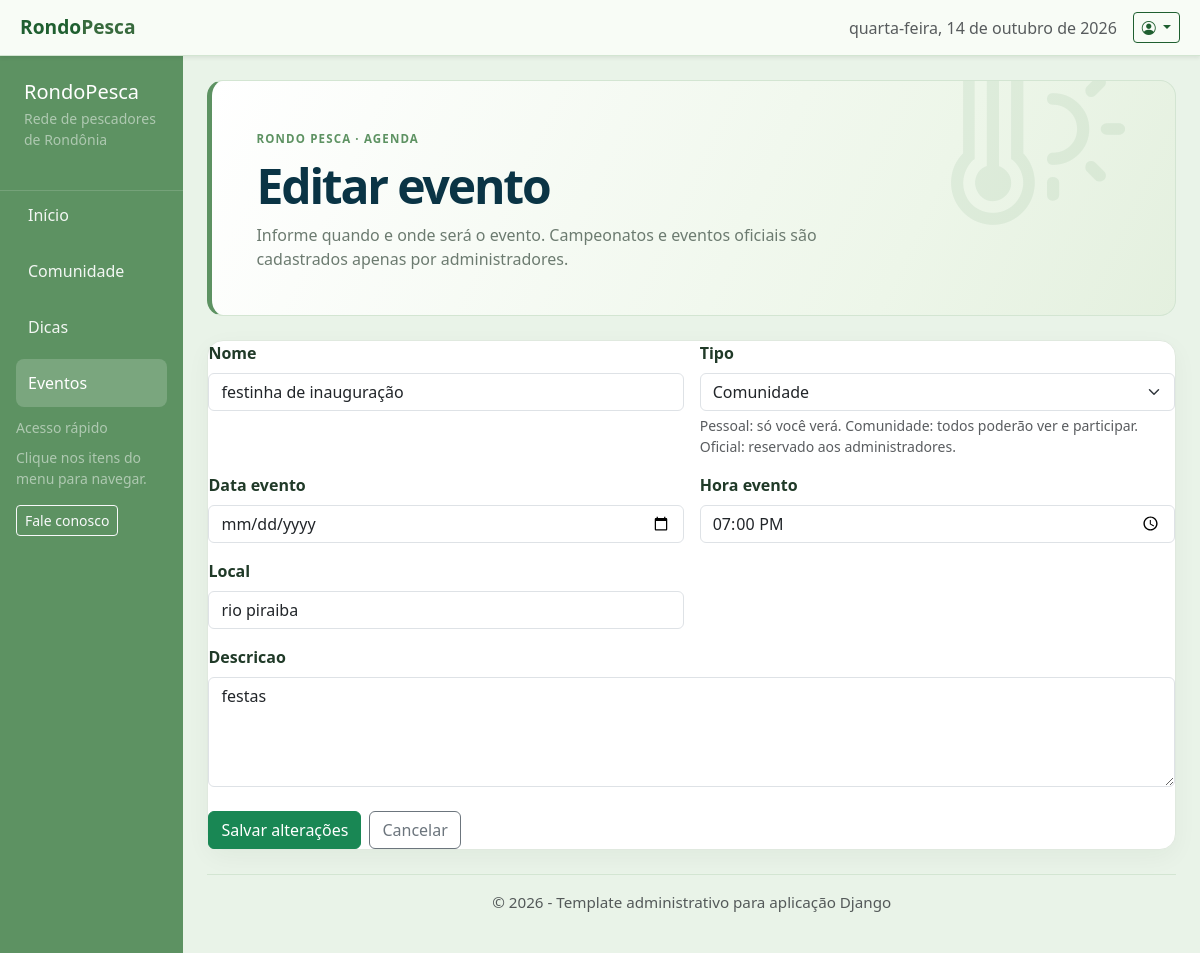
Page /comunidade/eventos/1/editar/ (signed in) on the committed database.
### forum/models.py (models this page shows, shortened)
class EventoAgenda(models.Model):
    TIPO_PESSOAL = 'pessoal'
    TIPO_COMUNIDADE = 'comunidade'
    TIPO_OFICIAL = 'oficial'
    TIPOS_PUBLICOS = [TIPO_COMUNIDADE, TIPO_OFICIAL]
    TIPOS = [
        (TIPO_PESSOAL, 'Pessoal'),
        (TIPO_COMUNIDADE, 'Comunidade'),
        (TIPO_OFICIAL, 'Oficial'),
    ]
    nome = models.CharField(max_length=100)
    data_evento = models.DateField()
    hora_evento = models.TimeField(blank=True, null=True)
    local = models.CharField(max_length=150, blank=True)
    descricao = models.TextField(max_length=5000, blank=True)
    tipo = models.CharField(max_length=20, choices=TIPOS, default=TIPO_PESSOAL)
    organizador = models.ForeignKey(
        settings.AUTH_USER_MODEL,
        on_delete=models.CASCADE,
        related_name='eventos_agenda_criados',
    )
    participantes = models.ManyToManyField(
        settings.AUTH_USER_MODEL,
        blank=True,
        related_name='eventos_agenda_participando',
    )
    class Meta:
        verbose_name = 'Evento da agenda'
        verbose_name_plural = 'Eventos da agenda'
        ordering = ['data_evento', 'hora_evento', 'nome']

### forum/views.py (the view)
# urls.py: path('eventos/<int:evento_id>/editar/', views.editar_evento, name='editar_evento'),
@login_required(login_url='login')
def editar_evento(request, evento_id):
    evento = get_object_or_404(EventoAgenda, pk=evento_id, organizador=request.user)
    if request.method == 'POST':
        form = EventoAgendaForm(
            request.POST,
            instance=evento,
            usuario=request.user,
        )
        if form.is_valid():
            evento = form.save()
            if evento.tipo in EventoAgenda.TIPOS_PUBLICOS:
                evento.participantes.add(request.user)
            else:
                evento.participantes.clear()
            messages.success(request, 'Seu evento foi atualizado.')
            return redirect('eventos')
    elif request.method == 'GET':
        form = EventoAgendaForm(instance=evento, usuario=request.user)
    else:
        return HttpResponseNotAllowed(['GET', 'POST'])
    return render(request, 'eventos/formulario.html', {
        'form': form,
        'evento': evento,
        'titulo': 'Editar evento',
        'botao': 'Salvar alterações',
    })

### forum/templates/eventos/formulario.html (shortened to what this page needs)
{% extends "base.html" %}
{% block content %}
<section class="community-page">
    <header class="community-hero mb-4">
        <span class="community-kicker">RONDO PESCA · AGENDA</span>
        <h1 class="mt-2 mb-2">{{ titulo }}</h1>
        <p class="mb-0">Informe quando e onde será o evento. Campeonatos e eventos oficiais são cadastrados apenas por administradores.</p>
    </header>
    <div class="community-card">
        <form method="post" novalidate>
            <div class="row g-3">
                {% for field in form %}
                <div class="{% if field.name == 'descricao' %}col-12{% else %}col-12 col-md-6{% endif %}">
                    <label class="form-label fw-semibold" for="{{ field.id_for_label }}">{{ field.label }}</label>
                    {{ field }}
                    {% if field.name == 'tipo' %}
                    <div class="form-text">Pessoal: só você verá. Comunidade: todos poderão ver e participar. Oficial: reservado aos administradores.</div>
                    {% endif %}
                </div>
                {% endfor %}
            </div>
            <div class="d-flex flex-wrap gap-2 mt-4">
                <button class="btn btn-success" type="submit">{{ botao }}</button>
                <a class="btn btn-outline-secondary" href="{% url 'eventos' %}">Cancelar</a>
            </div>
        </form>
    </div>
</section>
{% endblock %}

### static/css/base/base.css (style rules this page uses)
* { box-sizing: border-box; }
body { margin: 0; font-family: "Segoe UI", Tahoma, Geneva, Verdana, sans-serif; background: #e9f3e8; color: #203a28; }
.community-page { --community-green: #5d9262; --community-deep: #0a3445; --community-ink: #203a28; --community-muted: #6c7b70; max-width: 1320px; margin: 0 auto; color: var(--community-ink); }
.community-hero { position: relative; overflow: hidden; border: 1px solid #d3e5d2; border-left: 5px solid var(--community-green); border-radius: 1rem; background: linear-gradient(115deg, #fff 0%, #edf6e9 72%, #e4f0df 100%); padding: clamp(1.5rem, 4vw, 2.75rem); }
.community-hero::after { position: absolute; top: -3rem; right: 2rem; color: rgba(93, 146, 98, 0.1); content: "\F5D1"; font-family: bootstrap-icons; font-size: 12rem; line-height: 1; pointer-events: none; }
.community-kicker { color: var(--community-green); font-size: 0.72rem; font-weight: 800; letter-spacing: 0.1em; }
.community-hero h1 { position: relative; z-index: 1; color: var(--community-deep); font-size: clamp(2rem, 4vw, 3rem); font-weight: 800; letter-spacing: -0.045em; }
.community-hero p { position: relative; z-index: 1; max-width: 650px; color: var(--community-muted); }
.community-card { border: 1px solid #e0e9df; border-radius: 1rem; background: #fff; box-shadow: 0 0.45rem 1.5rem rgba(20, 45, 30, 0.045); }

### rows in the picture
EventoAgenda: form "festinha de inauguração" "Comunidade" "19:00:00" "rio piraiba" "festas"

### other values in the picture
{{ titulo }} "Editar evento"
{{ field.label }} "Nome" "Tipo" "Data evento" "Hora evento" "Local" "Descricao"
{{ botao }} "Salvar alterações"
